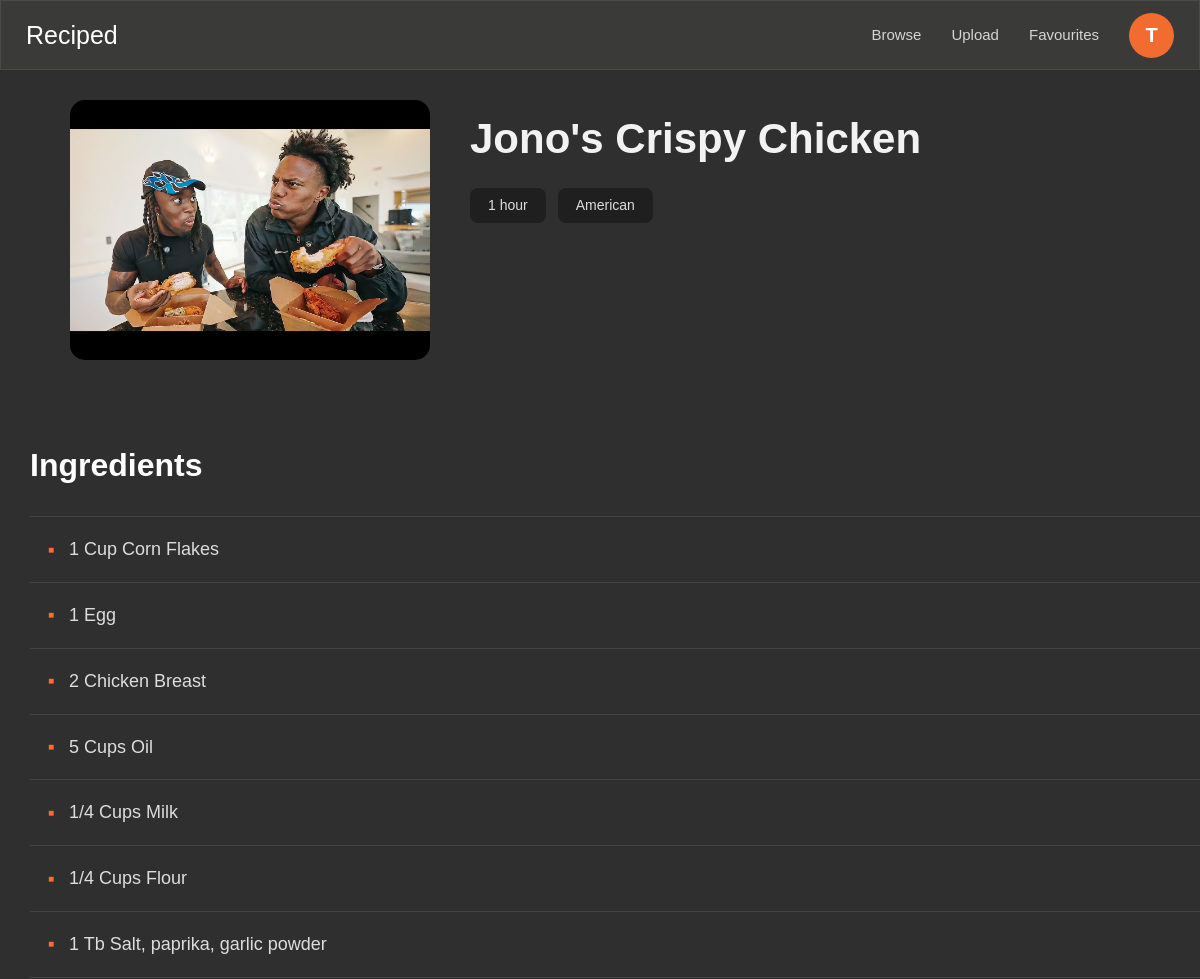
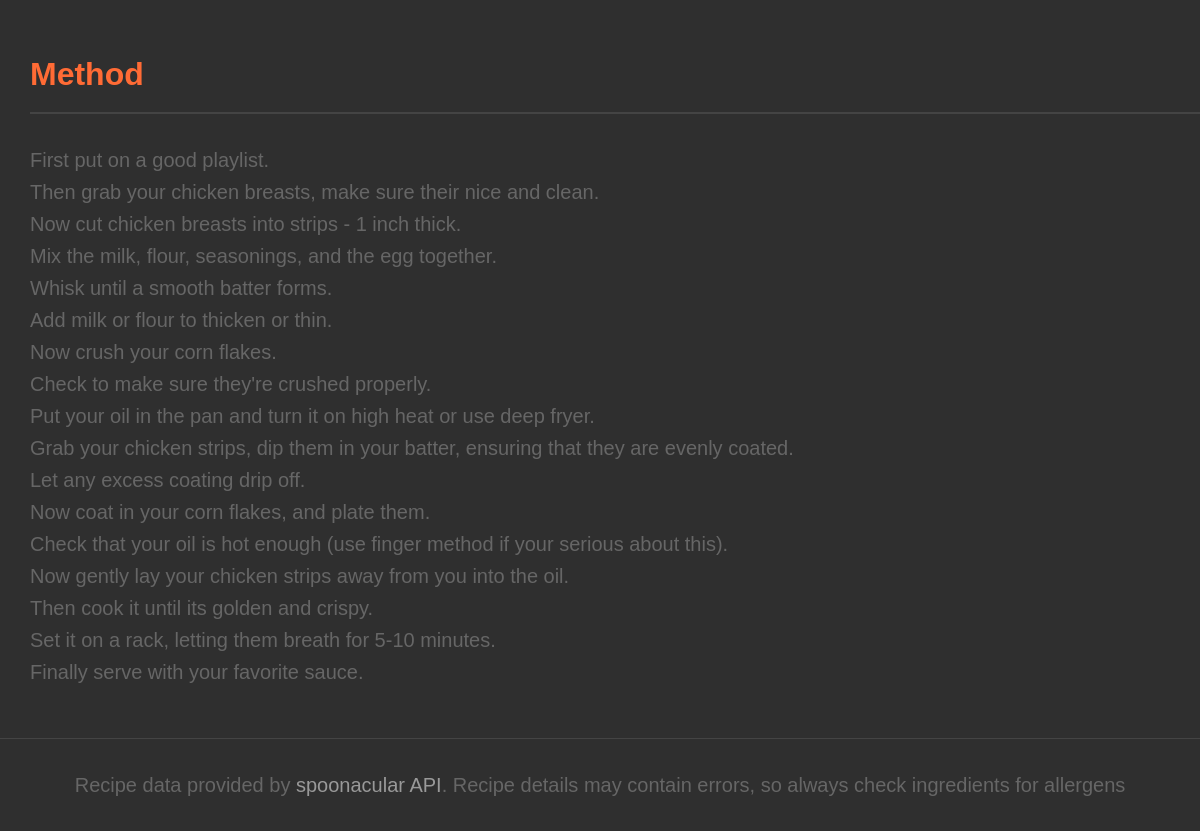
The page /uploaded-recipe/1 (signed in) on the database its author committed (2 pictures, top to bottom).
### app.py (models this page shows)
class User(db.Model, UserMixin):
    id = db.Column(db.Integer, primary_key=True)
    username = db.Column(db.String(100), unique=True, nullable=False)
    password = db.Column(db.String(200), nullable=False)

class UserRecipe(db.Model):
    id = db.Column(db.Integer, primary_key=True)
    user_id = db.Column(db.Integer, db.ForeignKey("user.id"), nullable=False)
    name = db.Column(db.String(150), nullable=False)
    cuisine = db.Column(db.String(50), nullable=False)
    cook_time = db.Column(db.String(50), nullable=False)
    image = db.Column(db.String(300))
    ingredients = db.Column(db.Text, nullable=False)
    method = db.Column(db.Text, nullable=False)

### app.py (the view)
@app.route("/uploaded-recipe/<int:recipe_id>")
@login_required
def uploaded_recipe(recipe_id):
    user_recipe = UserRecipe.query.get_or_404(recipe_id)
    if user_recipe.user_id != current_user.id:
        abort(404)
    return render_template("recipe.html", recipe=user_recipe, uploaded=True, is_favourite=False)

### app.py (called while the page is built)
@login_manager.user_loader
def load_user(user_id):
    return User.query.get(int(user_id))

### templates/recipe.html (shortened to what this page needs)
{% extends 'layout.html' %}
{% block content %}
    <header class="navbar">
        <div class="logo">
            <a href="/" class="title">Reciped</a>
        </div>
        <nav>
            <a href="{{ url_for('home') }}">Browse</a>
            {% if current_user.is_authenticated %}
                <a href="{{ url_for('upload') }}">Upload</a>
                <a href="{{ url_for('favourites') }}">Favourites</a>
                <details class="profile-dropdown">
                    <summary class="profile-icon">
                        {{ current_user.username[0]|upper }}
                    </summary>
                </details>
            {% else %}
                <a href="{{ url_for('login') }}" class="sidelogin-btn">
                    Log In
                </a>
            {% endif %}
        </nav>
    </header>
    <div class="hero-card">
        <div class="image-section">
            {% if uploaded %}
                {% if recipe.image %}
                    <img src="{{ url_for('static', filename='uploads/' + recipe.image) }}" alt="{{ recipe.name }}">
                {% endif %}
            {% else %}
                <img src="{{ recipe.image }}" alt="{{ recipe.title }}">
            {% endif %}
        </div>
        <div class="recipe-details">
            <h1>{% if uploaded %}{{ recipe.name }}{% else %}{{ recipe.title }}{% endif %}</h1>
            <div class="info-section">
                <div class="stats">
                    {% if uploaded %}
                        <div class="stat">
                            {{ recipe.cook_time }}
                        </div>
                        <div class="stat">
                            {{ recipe.cuisine }}
                        </div>
                    {% endif %}
                </div>
            </div>
        </div>
    </div>
    <div class="recipe-section">
        <section class="ingredients">
            <h2>Ingredients</h2>
            <ul>
                {% if uploaded %}
                    {% for line in recipe.ingredients.splitlines() %}
                        <li>{{ line }}</li>
                    {% endfor %}
                {% else %}
                    {% for ingredient in recipe.extendedIngredients %}
                        <li>{{ ingredient.original }}</li>
                    {% endfor %}
                {% endif %}
            </ul>
        </section>
        <section class="method">
            <h2>Method</h2>
             {% if uploaded %}
                {% for line in recipe.method.splitlines() %}
                    {% if line.strip() %}
                        <p>{{ line }}</p>
                    {% endif %}
                {% endfor %}
                 {% elif recipe.analyzedInstructions %}
                <ol>
                {% for step in recipe.analyzedInstructions[0].steps %}
                    <li>{{ step.step }}</li>
                {% endfor %}
                </ol>
            {% else %}
                <p>There is no instructions available for this dish</p>
            {% endif %}
        </section>
    </div>
{% endblock %}

### static/styles.css (style rules this page uses)
* { margin: 0; padding: 0; box-sizing: border-box; }
body { font-family: Arial, Helvetica, sans-serif; font-size: 16px; font-weight: 400; color: #f2f2f2; background: #2f2f2f; line-height: 1.6; }
.title { color: white; text-decoration: none; font-size: 25px; font-weight: 500; }
.navbar { width: 100%; height: 70px; background: #3a3a39; border: 1px solid #4a4a4a; padding: 0 25px; display: flex; justify-content: space-between; align-items: center; box-sizing: border-box; }
nav { display: flex; align-items: center; gap: 30px; }
nav a { color: #d5d5d5; text-decoration: none; font-size: 15px; transition: color 0.2s ease; }
.profile-dropdown summary { list-style: none; cursor: pointer; }
.profile-dropdown { position: relative; display: inline-block; }
.profile-icon { width: 45px; height: 45px; display: flex; justify-content: center; align-items: center; background: #f26b2f; color: white; border-radius: 50%; font-size: 20px; font-weight: 600; user-select: none; }
.hero-card { display: flex; gap: 40px; margin: 0 40px; padding: 30px; align-items: flex-start; }
.image-section { flex: 0 0 360px; }
.image-section img { width: 360px; height: 260px; object-fit: cover; border-radius: 15px; display: block; }
.recipe-details { flex: 1; display: flex; flex-direction: column; }
.recipe-details h1 { font-size: 42px; line-height: 1.15; color: #f2f2f2; margin: 15px 0 25px; }
.info-section { display: flex; flex-direction: column; align-items: flex-start; }
.stats { display: flex; gap: 12px; flex-wrap: wrap; }
.stat { background-color: #1f1f1f; color: #ddd; padding: 6px 18px; border-radius: 8px; font-size: 14px; font-weight: 400; display: flex; align-items: center; gap: 6px; white-space: nowrap; }
.recipe-section { margin-top:50px; }
.ingredients { padding-left:30px; margin-bottom:50px; }
.ingredients h2 { font-size:32px; color:white; margin-bottom:25px; font-weight:600; }
.ingredients ul { list-style:none; padding:0; border-top:1px solid #444; }
.ingredients li { padding:18px 18px; border-bottom:1px solid #444; color:#ddd; font-size:18px; display:flex; align-items:center; }
.ingredients li::before { content:"■"; color:#ff6b35; font-size:10px; margin-right:15px; }
.method { padding-left:30px; }
.method h2 { color:#ff6b35; font-size:32px; margin-bottom:30px; font-weight:600; border-bottom:2px solid #444; padding-bottom:12px; }
.profile-icon { width:45px; height:45px; background:#f26b2f; border-radius:50%; display:flex; justify-content:center; align-items:center; color:white; text-decoration:none; font-size:20px; font-weight:600; transition:.3s; }
h1 { font-size: 50px; color: #f2f2f2; }
p { font-size: 20px; color: #666; }

### rows shown on the page
User: username "T"
UserRecipe: image (picture), name "Jono's Crispy Chicken", cook_time "1 hour", cuisine "American"

### other values the page prints
{{ line }} "1 Cup Corn Flakes" "1 Egg" "2 Chicken Breast" "5 Cups Oil" "1/4 Cups Milk" "1/4 Cups Flour" "1 Tb Salt, paprika, garlic powder"
{{ line }} "First put on a good playlist." "Then grab your chicken breasts, make sure their nice and clean." "Now cut chicken breasts into strips - 1 inch thick." "Mix the milk, flour, seasonings, and the egg together." "Whisk until a smooth batter forms." "Add milk or flour to thicken or thin." "Now crush your corn flakes." "Check to make sure they're crushed properly." "Put your oil in the pan and turn it on high heat or use deep fryer." "Grab your chicken strips, dip them in your batter, ensuring that they are evenly coated." "Let any excess coating drip off." "Now coat in your corn flakes, and plate them." "Check that your oil is hot enough (use finger method if your serious about this)." "Now gently lay your chicken strips away from you into the oil." "Then cook it until its golden and crispy." "Set it on a rack, letting them breath for 5-10 minutes." "Finally serve with your favorite sauce."
